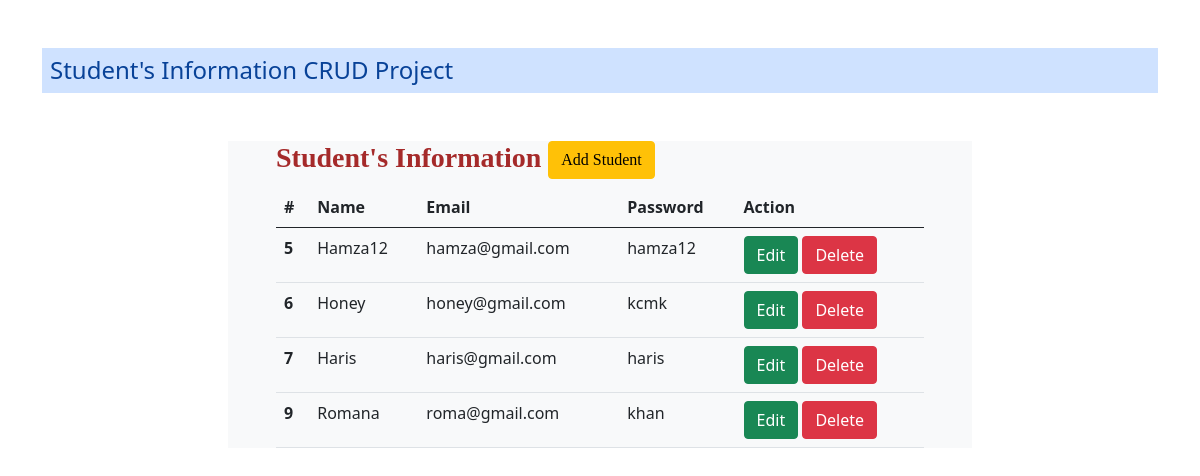
Before: / with the older database file.
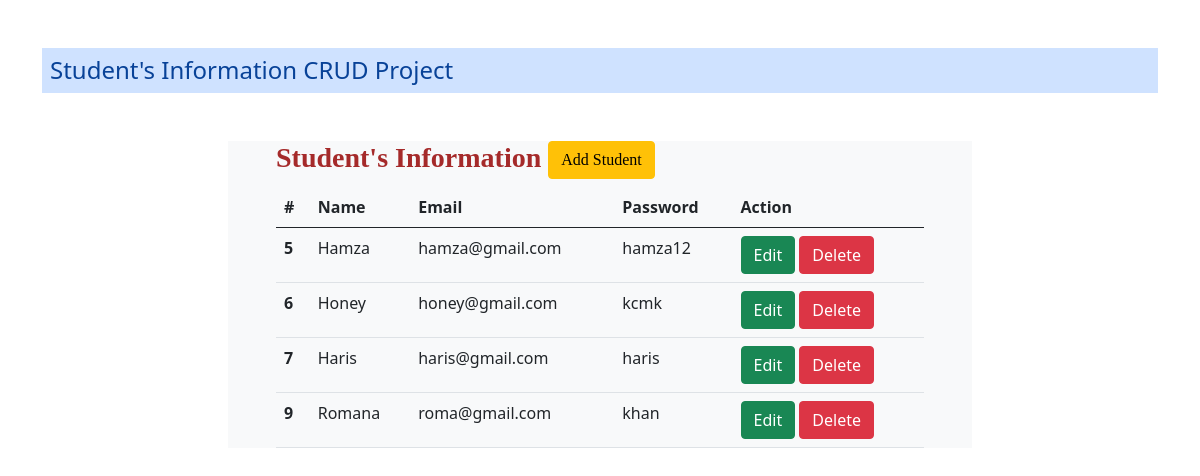
After: the same page with the newer database file.
### enroll/models.py (models this page shows)
class Student(models.Model):
    name = models.CharField(max_length=70)
    email = models.EmailField(max_length=100)
    password = models.CharField(max_length=100)

### enroll/views.py (the view)
# urls.py: path('', views.index, name="index"),
def index(request):
    stud = Student.objects.all()
    return render(request, 'enroll/index.html',{'data':stud})

### enroll/templates/enroll/index.html
{% extends "enroll/layout.html" %}
{% block body %}
<div class="container col-md-8 px-5 mt-5 bg-light">
<h3 class="heading">
    Student's Information
    <a href="{% url 'add' %}" class="btn btn-warning">Add Student</a>
</h3>
{% if data %}
<table class="table">
    <thead>
      <tr>
        <th scope="col">#</th>
        <th scope="col">Name</th>
        <th scope="col">Email</th>
        <th scope="col">Password</th>
        <th scope="col">Action</th>
      </tr>
    </thead>
    <tbody>
        {% for std in data%}
      <tr>
        <th scope="row">{{std.id}}</th>
        <td>{{std.name}}</td>
        <td>{{std.email}}</td>
        <td>{{std.password}}</td>
        <td>
            <a href="{% url 'update' std.id %}" class="btn btn-success">Edit</a>
            <a href="{% url 'delete' std.id %}" class="btn btn-danger">Delete</a>
        </td>
      </tr>
      {% endfor %}
    </tbody>
  </table>
  {% else %}
<h4 class="alert alert-warning"> No Record Found </h4>
  {% endif %}
</div>
{% endblock body %}

Changed rows visible on the page:
changed Student "hamza@gmail.com": name "Hamza12" → "Hamza"
